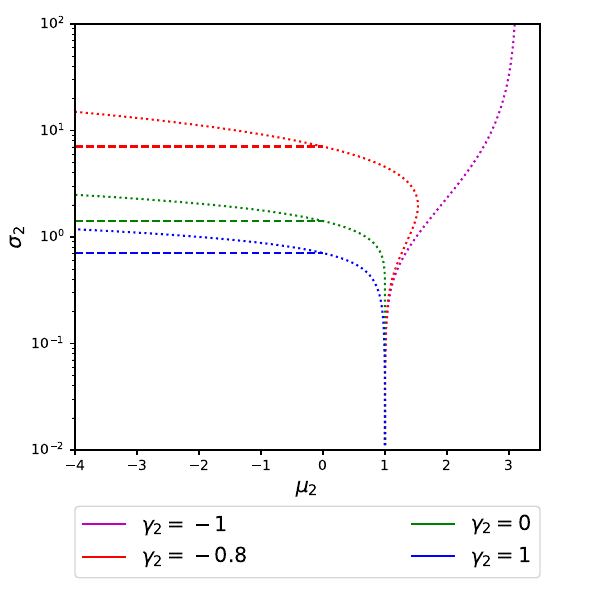

The script that saved this image:
import numpy as np
import matplotlib.pyplot as plt
import math

col = ['m', 'r', 'y', 'g', 'c', 'b']
col_ = ['m--', 'r--', 'y--', 'g--', 'c--', 'b--']
colo = ['m.', 'r.', 'y.', 'g.', 'c.', 'b.']
lett = ['$(a)$', '$(b)$', '$(c)$', '$(d)$', '$(e)$', '$(f)$']

gammalab2 = ['$\gamma_2 = -1$', '$\gamma_2 = -0.8$', '$\gamma_2 = -0.5$', '$\gamma_2 = 0$', '$\gamma_2 = 0.5$', '$\gamma_2 = 1$']

muval = np.linspace(-4, 2, 25)
x = np.linspace(-1.0, 1.0, 21)
sigmaval = np.power(10, x)

# sigma, z1, phi, M, q, help for measfp
# phi, M, q, diversity, dsq, h, for meas



# phase diagram for all gamma without simulation results
######################################################


p4 = [0, 1, 3, 5] # for the paper only these 4

plt.figure(1, figsize = (6, 6))
for gii in range(4):
	
	gi = p4[gii]
	
	z = np.loadtxt("bunin2_{0}.txt".format(gi), delimiter = ",")
	z = z.reshape(len(z)//2, 2)
	z = np.transpose(z)
	plt.semilogy(z[0], z[1], col[gi], linestyle = ':')
	
	m = np.loadtxt("mu2_{0}.txt".format(gi), delimiter = ",")
	m = m.reshape(len(m)//2, 2)
	m = np.transpose(m)
	plt.semilogy(m[0], m[1], col_[gi])
	
	plt.plot(0, 0, col[gi], label = gammalab2[gi])
	
	plt.ylim([10**(-2), 10**2])
	plt.xlim([-4, 3.5])
	plt.xlabel("$\mu_2$", fontsize = 15)
	plt.ylabel("$\sigma_2$", fontsize = 15)
	plt.legend(bbox_to_anchor=(0, -0.3, 1, 0.2), loc='lower left', ncol=2, mode="expand", borderaxespad=0, fontsize = 15)
	plt.subplots_adjust(bottom = 0.25, top = 0.96)
	
plt.savefig("phase2.pdf")

# phase diarams with simulations
###############################################################

colour = np.loadtxt("allcolour2.txt", delimiter = ",")
colour = colour.reshape(25, 6, 21, 3)
colour = np.transpose(colour, (1, 0, 2, 3))

plt.subplots(2, 3, figsize = (12, 8))
for gi in range(6):
	
	plt.subplot(2, 3, gi + 1)
	
	for mi in range(25):
		for si in range(21):
			plt.scatter(muval[mi], sigmaval[si], c=colour[gi][mi][si].reshape(1,-1), marker = 'o', edgecolor = 'k', linewidth = 0.5, s = 40)
	
	#plt.imshow(colour[gi], extent = [-4, 1.5, 0.1, 10], origin = 'lower')
	
	z = np.loadtxt("bunin2_{0}.txt".format(gi), delimiter = ",")
	z = z.reshape(len(z)//2, 2)
	z = np.transpose(z)
	plt.semilogy(z[0], z[1], col[gi], linestyle = ':', linewidth = 3)
	
	m = np.loadtxt("mu2_{0}.txt".format(gi), delimiter = ",")
	m = m.reshape(len(m)//2, 2)
	m = np.transpose(m)
	plt.semilogy(m[0], m[1], col_[gi], linewidth = 3)
	
	plt.ylim([10**(-1.2), 10**1.2])
	plt.xlim([-4.5, 2.5])
	if (gi == 3 or gi == 4 or gi == 5):
		plt.xlabel("$\mu_2$", fontsize = 15)
	if (gi == 0 or gi == 3):
		plt.ylabel("$\sigma_2$", fontsize = 15)
		
for gi in range(6):
	plt.plot(0, 0, col[gi], label = gammalab2[gi])
	



plt.legend(bbox_to_anchor=(-2.4, -0.4, 3.4, 0.2), loc='lower left', ncol=6, mode="expand", borderaxespad=0, fontsize = 15)



plt.subplots_adjust(bottom = 0.2, top = 0.95, right = 0.95, left = 0.08, wspace = 0.2, hspace = 0.14)
plt.savefig("phasesim2.pdf")



#plt.show()
